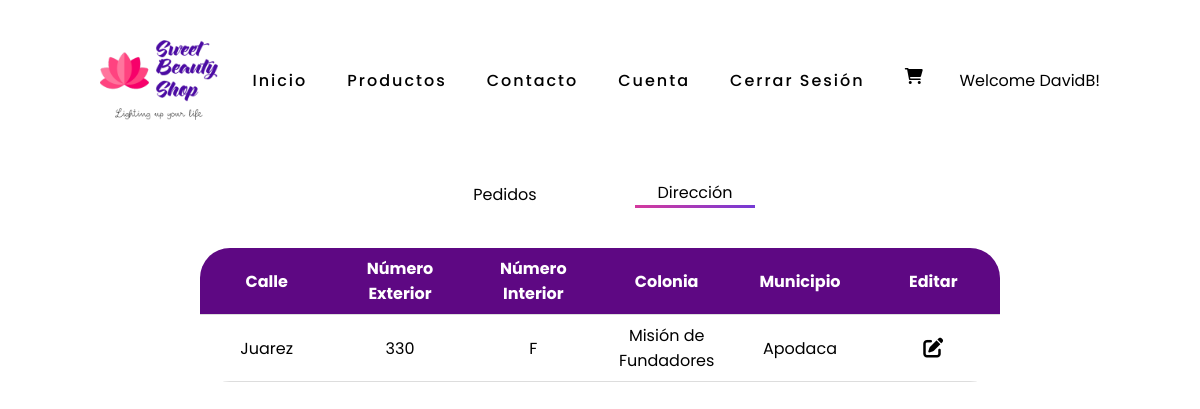
The page /pages/cliente/dashboardcliente.php (signed in) on the database its author committed.
### tables this page shows
CREATE TABLE `usuarios` (
  `iduser` int NOT NULL AUTO_INCREMENT,
  `nombre_com` varchar(100) NOT NULL,
  `nombre_user` varchar(100) NOT NULL,
  `correo` varchar(100) NOT NULL,
  `contraseña` varchar(50) NOT NULL,
  `telefono` varchar(20) NOT NULL,
  `roll` int NOT NULL,
  PRIMARY KEY (`iduser`),
  KEY `roll` (`roll`),
  CONSTRAINT `usuarios_ibfk_1` FOREIGN KEY (`roll`) REFERENCES `roll` (`idroll`)
);

CREATE TABLE `direcciones` (
  `calle` varchar(100) NOT NULL,
  `numext` varchar(100) NOT NULL,
  `numint` varchar(100) NOT NULL,
  `colonia` varchar(50) NOT NULL,
  `municipio` varchar(20) NOT NULL,
  `iduser` int NOT NULL,
  PRIMARY KEY (`iduser`),
  KEY `fk_direcciones_usuarios1_idx` (`iduser`),
  CONSTRAINT `fk_direcciones_usuarios1` FOREIGN KEY (`iduser`) REFERENCES `usuarios` (`iduser`)
);

### pages/cliente/dashboardcliente.php (the view, shortened to what this page needs)
<?php
    include("topmenu.php");
    ?>
    <section class="secdash">
        <div id= "contenido">
            <form class="vSel" action="" method="get">
                <?php
                    $view = $_GET['view'];
                    if($view == "p") {
                        echo '<button class="selector on" type="submit" name="view" value="p">Pedidos</button>';
                        echo '<button class= "selector" type="submit" name="view" value="a">Dirección</button>';
                    } else {
                        echo '<button class="selector" type="submit" name="view" value="p">Pedidos</button>';
                        echo '<button class= "selector on" type="submit" name="view" value="a">Dirección</button>';
                    }
                    ?>
            </form>
            <?php
                require("../../database/connection.php");
                if($view == "p") {
                    $sql = "SELECT idventa, fecha, idcliente, descestatus FROM ventas INNER JOIN estatus ON ventas.idestatus = estatus.idestatus WHERE idcliente = $_SESSION[userid]";
                    $resultado = mysqli_query($conexion, $sql);
                    echo "<table class='tabladis userdash'>";
                    echo "<tr>
                    <th>Número de Pedido</th>
                    <th>Fecha del Pedido</th>
                    <th>Estatus</th>
                    <th>Ver Productos</th>
                    </tr>";
                    while ($fila = mysqli_fetch_assoc($resultado)) {
                        echo "<tr>";
                        echo "<td>" . $fila['idventa'] . "</td>";
                        echo "<td>" . $fila['fecha'] . "</td>";
                        echo "<td>" . $fila['descestatus'] . "</td>";?>
                        <td class="viewclass">
                            <a href="../popups.php?id=<?php echo $fila['idventa'];?>&type=a" onclick="openPopup(); return false;">
                                <i class="fa-solid fa-eye"></i>
                            </a>
                        </td>
                        <?php
                        echo "</tr>";
                    }
                    echo "</table>";
                }else {
                    $sql = "SELECT iduser FROM direcciones WHERE iduser = $_SESSION[userid]";
                    $resultado = mysqli_query($conexion, $sql);
                    $userdirec =  mysqli_fetch_row($resultado);
                    if(!($userdirec == "")) {
                        $usertrue = implode("", $userdirec);
                    } else {
                        $usertrue = $userdirec;
                    }
                    if ($usertrue == $_SESSION['userid']) {
                        echo "<table class='tabladis userdash'>";
                        echo "<tr>
                        <th>Calle</th>
                        <th>Número Exterior</th>
                        <th>Número Interior</th>
                        <th>Colonia</th>
                        <th>Municipio</th>
                        <th>Editar</th>
                        </tr>";
                        $sql2 = "SELECT * FROM direcciones WHERE iduser = $_SESSION[userid]";
                        $resultado2 = mysqli_query($conexion, $sql2);
                        while ($fila = mysqli_fetch_assoc($resultado2)) {
                            if($fila['numint'] == "") {
                                $numint = "N/A";
                            } else {
                                $numint = $fila['numint'];
                            }
                            echo "<tr>";
                            echo "<td>" . $fila['calle'] . "</td>";
                            echo "<td>" . $fila['numext'] . "</td>";
                            echo "<td>" . $numint . "</td>";
                            echo "<td>" . $fila['colonia'] . "</td>";
                            echo "<td>" . $fila['municipio'] . "</td>";?>
                            <td class="viewclass">
                                <a href="../popups.php?id=<?php echo $fila['iduser'];?>&type=b" onclick="openPopup(); return false;">
                                    <i class="fa-solid fa-pen-to-square"></i>
                                </a>
                            </td>
                            <?php
                            echo "</tr>";
                        }
                        echo "</table>";
                    }
                }
                ?>
            </div>
        </section>
    </body>
    </html>

### pages/cliente/topmenu.php (shortened to what this page needs)
<?php
    include("../../database/connection.php");
?>
<!DOCTYPE html>
<html lang="es">
<head>
    <link rel="stylesheet" href="../../css/general.css">
    <link rel="stylesheet" href="css/estilos.css">
    <link rel="stylesheet" href="../../css/portadas.css">
    <link rel="stylesheet" href="../../css/media.css">
    <link rel="stylesheet" href="../../css/extra.css">
    <link rel="stylesheet" href="../../css/modal.css">
    <link rel="stylesheet" href="https://cdnjs.cloudflare.com/ajax/libs/font-awesome/6.0.0/css/all.min.css"/>
</head>
<body>
    <header>
        <img src="../../media/img/logo.png" alt="logo" class="logo">
        <nav>
            <div class="optionsmenu">
                <a href="../../inicio.php">Inicio</a>
                <a href="../productos.php">Productos</a>
                <a href="../cont.php">Contacto</a>
                <a href="dashboardcliente.php?view=p">Cuenta</a>
                <a href="../procesos/logout.php">Cerrar Sesión</a>
            </div>
            <div class="socialmedia">
                <i data-toggle="modal" data-target="#exampleModal" class="fas fa-shopping-cart"></i>
            </div>
        </nav>
        <?php
            $idnow = $_SESSION['userid'];
            $query = "SELECT nombre_user FROM usuarios WHERE iduser = $idnow";
            $consulta = mysqli_query($conexion, $query);
            $nombre = mysqli_fetch_row($consulta);
        ?>
        <div class="toggle_btn">
            <p>Welcome <?php echo $nombre[0]?>!</p>
        </div>
    </header>

### css/general.css (style rules this page uses)
* { margin: 0; padding: 0; box-sizing: border-box ; font-family: 'Poppins', sans-serif; }
body { background: white; }
header { position: fixed; top: 0; left: 0; width: 100%; display: flex; justify-content: space-between; align-items: center; transition: 0.5s; padding: 40px 100px; z-index: 3; }
header .logo { position: relative; height: 80px; transition: 0.6s; }
nav { position: relative; display: flex; }
nav a { position: relative; margin: 0 20px; color: black; letter-spacing: 2px; font-weight: 500; text-decoration: none; }
nav i { position: relative; margin: 0 20px; color: black; letter-spacing: 2px; font-weight: 500; cursor: pointer; }
.optionsmenu { position: relative; display: flex; }
.socialmedia { position: relative; display: flex; }
.secdash { height: auto; min-height: 91vh; color: black; }

### pages/cliente/css/estilos.css (style rules this page uses)
.tabladis { margin: auto; border-collapse: collapse; width: 100%; margin-bottom: 100px; }
.tabladis th, .tabladis td { padding: 8px; text-align: center; border-bottom: 1px solid #ddd; }
.tabladis td { height: 55px; }
.tabladis th { background-color: rgb(94, 8, 131); color: white; }
.tabladis tr td a { text-decoration: none; color: black; font-size: 20px; transition: 0.4s ease; }
#contenido { position: relative; top: 180px; margin: 0 200px; }
table.tabladis tr td.viewclass i { cursor: pointer; }
.tabladis.userdash { table-layout: fixed; margin: auto; border-collapse: collapse; margin-bottom: 100px; border-radius: 30px; overflow: hidden; }
form.vSel { display: flex; width: 500px; margin: auto; padding: 0 95px; align-items: center; justify-content: space-between; margin-bottom: 40px; }
form.vSel button.selector { width: 120px; font-size: 16px; background: none; border: none; cursor: pointer; }
form.vSel button.selector.on { border: 10px solid; border-image-slice: 1; border-width: 3px; border-image-source: linear-gradient(to left, #743ad5, #d53a9d); border-left: 0; border-right: 0; border-top: 0; }

### rows shown on the page
usuarios: nombre_user "DavidB"
direcciones: calle "Juarez", numext "330", numint "F", colonia "Misión de Fundadores", municipio "Apodaca"
